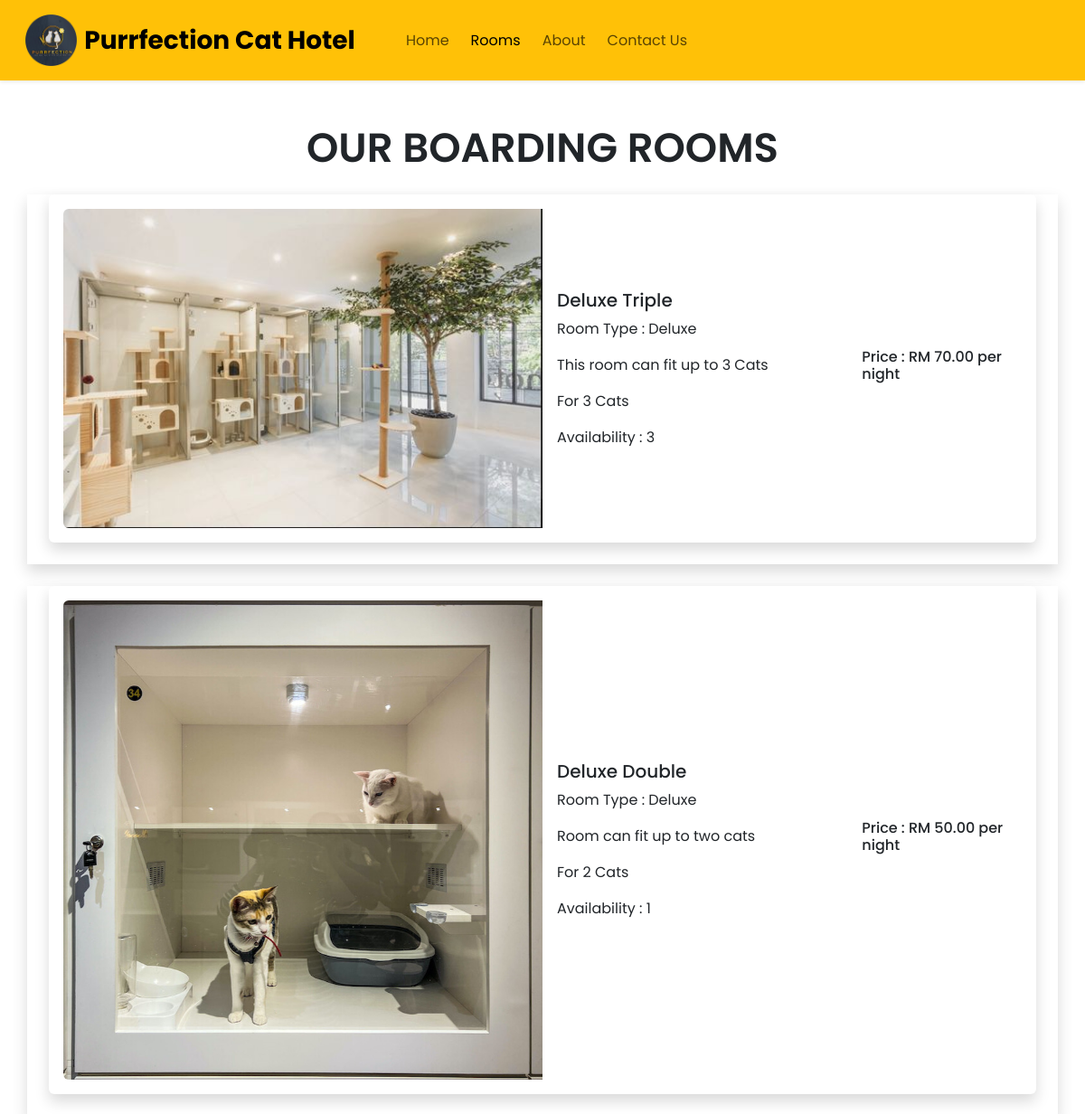
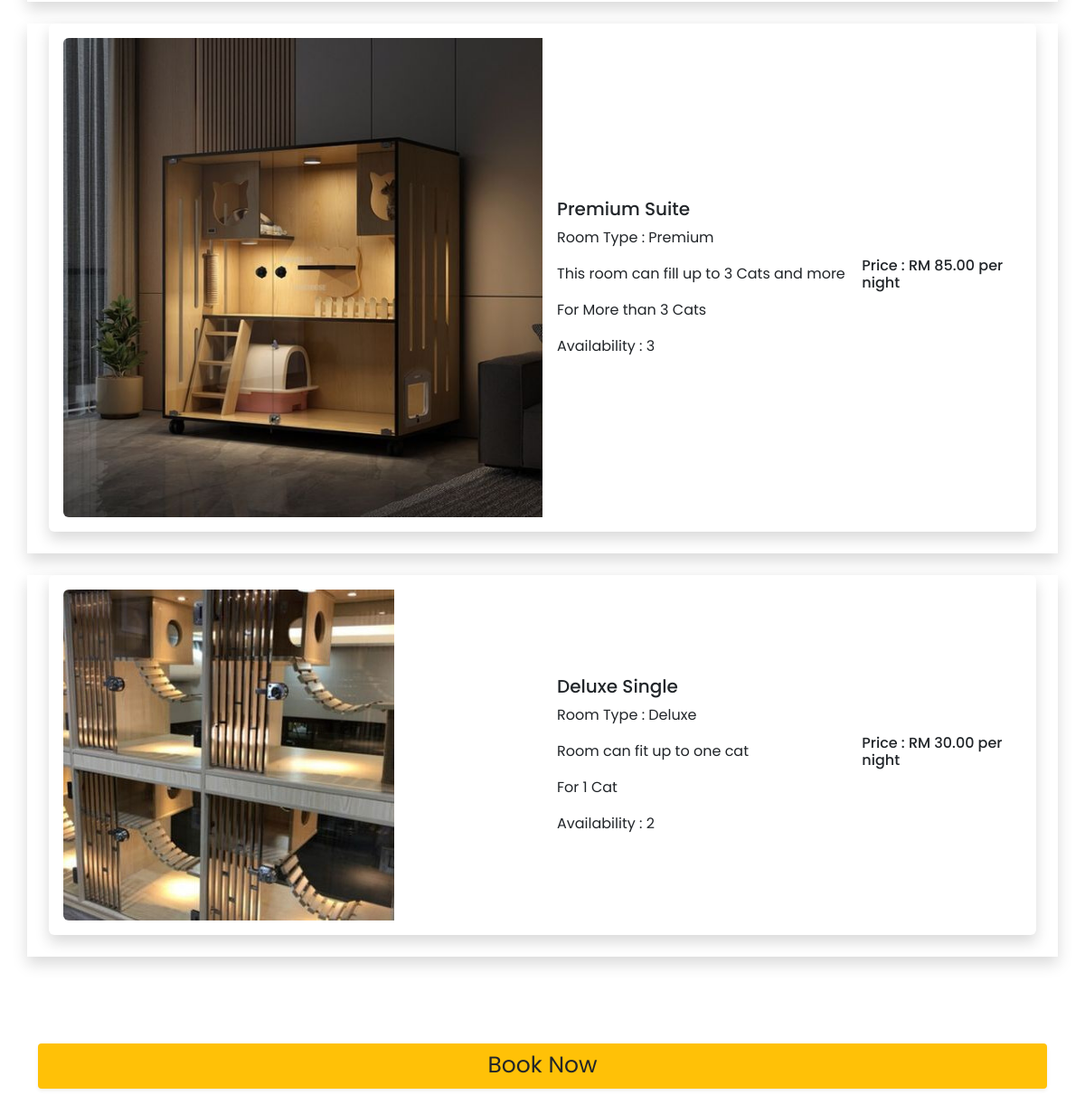
The page /rooms.php on the database its author committed (2 pictures, top to bottom).
### tables this page shows
CREATE TABLE `room_table` (
  `rooms_id` int(11) NOT NULL,
  `rooms_name` text NOT NULL,
  `rooms_type` text NOT NULL,
  `rooms_capacity` varchar(100) NOT NULL,
  `rooms_details` text NOT NULL,
  `rooms_img` text NOT NULL,
  `rooms_price` int(100) NOT NULL,
  `rooms_totalavailability` int(100) NOT NULL
);

### rooms.php (the view, shortened to what this page needs)
<!DOCTYPE html>
<html lang="en">
<head>
    <link href="https://cdn.jsdelivr.net/npm/bootstrap@5.3.0/dist/css/bootstrap.min.css" rel="stylesheet">
    <link rel="stylesheet" href="https://cdnjs.cloudflare.com/ajax/libs/font-awesome/6.4.0/css/all.min.css" />
    <link rel="stylesheet" href="style.css">
    <link rel="stylesheet" href="https://cdn.jsdelivr.net/npm/swiper@9/swiper-bundle.min.css"/>
</head>
<body>
    <nav  class="navbar navbar-expand-lg bg-warning px-lg-3 py-lg-3 shadow-sm sticky-top">
        <div class="container-fluid">
            <img src="./img/logohotelcat.png" alt="" class="logo me-2" href="homepage.php">
            <a href="homepage.php" class="navbar-brand me-5 fw-bold fs-3">Purrfection Cat Hotel</a>
            <div class="collapse navbar-collapse" id="navbarSupportedContent">
            <ul class="navbar-nav me-auto mb-2 mb-lg-0">
                <li class="nav-item">
                <a class="nav-link me-2" href="homepage.php">Home</a>
                </li>
                <li class="nav-item">
                <a class="nav-link active me-2" aria-current="page" href="#">Rooms</a>
                </li>
                <li class="nav-item">
                <a class="nav-link me-2" href="#">About</a>
                </li>
                <li class="nav-item">
                <a class="nav-link me-2" href="#">Contact Us</a>
                </li>
            </ul>
            </div>
        </div>
    </nav>
    <br><br>
    <h3 class="text-center m-auto mb-4" style="font-weight:600; font-size:45px">OUR BOARDING ROOMS</h3>
    <div class="container">
        <div class="row">
            <?php
            require('includes/connect.php');
            $select_query = "SELECT * FROM room_table order by rand()";
            $result_query=mysqli_query($connection,$select_query);
            while($row=mysqli_fetch_assoc($result_query)){
                $rooms_name=$row['rooms_name'];
                $rooms_type=$row['rooms_type'];
                $rooms_capacity=$row['rooms_capacity'];
                $rooms_details=$row['rooms_details'];
                $rooms_img=$row['rooms_img'];
                $rooms_price=$row['rooms_price'];
                $rooms_availability=$row['rooms_totalavailability'];
                echo "<div class='col-lg-12 col-md-12 px-4 shadow mb-4'>
                <div class='card mb-4 border-0 shadow'>
                    <div class='row g-0 p-3 align-items-center'>
                        <div class='col-md-6'>
                            <img src='./admin_area/room_images/$rooms_img' class='img-fluid rounded-start' alt='...'>
                        </div>
                        <div class='col-md-4'>
                            <div class='card-body'>
                                <h5 class='card-title'> $rooms_name </h5>
                                <p class='card-text'> Room Type : $rooms_type </p>
                                <p class='card-text'>$rooms_details</p>
                                <p class='card-text'>For $rooms_capacity</p>
                                <p class='card-text'>Availability : $rooms_availability</p>
                            </div>
                        </div>
                        <div class='col-md-2'>
                            <h6>Price : RM $rooms_price.00 per night</h6>
                        </div>
                    </div>
                </div>
                </div>";
            }
            ?>
        </div>
        <br><br><br>
        <div class="input-group form-outline mb-4">
            <a href='fullbookform.php' id='booknow' class='btn btn-sm height-btn text-center bg-warning shadow-sm mb-2 w-100'> Book Now </a>
        </div>
    </div>
</body>
</html>

### style.css (style rules this page uses)
.logo { width: 7%; height: 7%; }
* { font-family: 'Poppins', sans-serif; }

### rooms.php (style rules this page uses)
* { font-family: 'Poppins', sans-serif; }
.logo { width: 5%; height: 5%; }
.height-btn { height: 50px; font-size: 25px; }

### rows shown on the page
room_table: rooms_img (picture), rooms_name "Deluxe Triple", rooms_type "Deluxe", rooms_details "This room can fit up to 3 Cats", rooms_capacity "3 Cats", rooms_totalavailability "3", rooms_price "70"
room_table: rooms_img (picture), rooms_name "Deluxe Double", rooms_type "Deluxe", rooms_details "Room can fit up to two cats", rooms_capacity "2 Cats", rooms_totalavailability "1", rooms_price "50"
room_table: rooms_img (picture), rooms_name "Premium Suite", rooms_type "Premium", rooms_details "This room can fill up to 3 Cats and more", rooms_capacity "More than 3 Cats", rooms_totalavailability "3", rooms_price "85"
room_table: rooms_img (picture), rooms_name "Deluxe Single", rooms_type "Deluxe", rooms_details "Room can fit up to one cat", rooms_capacity "1 Cat", rooms_totalavailability "2", rooms_price "30"
